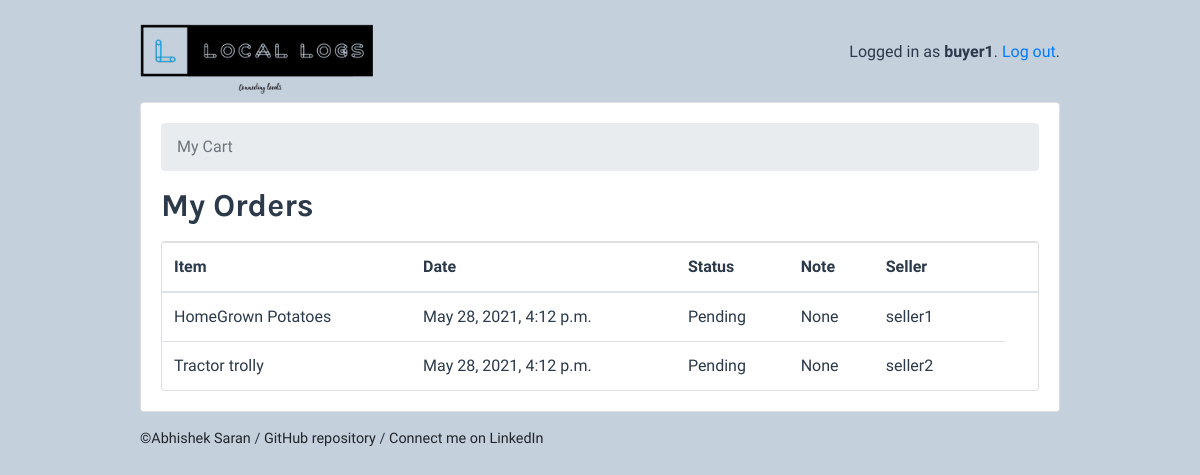
Screenshot of /buyer/cart/ (signed in) with the database file from the repository.
### products/models.py (models this page shows, shortened)
class User (AbstractUser):
	is_seller  = models.BooleanField(default=False)
	is_buyer = models.BooleanField(default=False)
	contact_number = models.IntegerField(null=False)

class Orders(models.Model):
	STATUS = (
			('Pending', 'Pending'),
			('Out for delivery', 'Out for delivery'),
			('Delivered', 'Delivered'),
			)
	owner = models.ForeignKey(User, on_delete=models.CASCADE, related_name ='buyer')
	item = models.ForeignKey(Items, null=True, on_delete= models.SET_NULL)
	date_created = models.DateTimeField(auto_now_add=True, null=True)
	status = models.CharField(max_length=200, null=True, choices=STATUS)
	note = models.CharField(max_length=1000, null=True)

class Items(models.Model):
	CATEGORY = (
			('Fruits', 'Fruits'),
			('Vegetables', 'Vegetables'),
			('Agricultural Tools', 'Agricultural Tools'),
			('Fodder','Fodder'),
			('Dairy products', 'Dairy Products')
			)
	owner = models.ForeignKey(User, on_delete=models.CASCADE, related_name ='seller')
	name = models.CharField(max_length=255)
	category = models.CharField(max_length=200, null=True, choices=CATEGORY)
	description = models.CharField(max_length=200, null=True, blank=True)
	date_created = models.DateTimeField(auto_now_add=True, null=True)
	tags = models.ManyToManyField(Tag, null=True)

### products/views/buyer.py (the view)
# urls.py: path('cart/',buyer.OrdersListView.as_view(), name='orders_list'),
@method_decorator([login_required, buyer_required], name='dispatch')
class OrdersListView(ListView):
    model = Orders
    ordering = ('name',)
    context_object_name = 'orders'
    template_name ='products/buyer/orders_home_list.html'
    success_url = reverse_lazy('buyer:items_list')
    def get_queryset(self):
        queryset = Orders.objects.filter(owner=self.request.user)
        return queryset

### products/templates/products/buyer/orders_home_list.html
{% extends 'base.html' %}
{% block content %}
  <nav aria-label="breadcrumb">
    <ol class="breadcrumb">
      <li class="breadcrumb-item active" aria-current="page">My Cart</li>
    </ol>
  </nav>
  <h2 class="mb-3">My Orders</h2>
  <div class="card">
    <table class="table mb-0">
      <thead>
        <tr>
          <th>Item</th>
          <th>Date</th>
          <th>Status</th>
          <th>Note</th>
          <th>Seller</th>
          <th></th>
          <th></th>
        </tr>
      </thead>
      <tbody>
        {% for order in orders %}
          <tr>
            <td class="align-middle">{{ order.item.name }}</a></td>
            <td class="align-middle">{{ order.date_created }}</td>
            <td class="align-middle">{{ order.status }}</td>
            <td class="align-middle">{{ order.note}}</td>
            <td class="align-middle">{{ order.item.owner }}</td>
            <td class="text-right"></td>
          </tr>
        {% empty %}
          <tr>
            <td class="bg-light text-center font-italic" colspan="5">No item in cart yet.</td>
          </tr>
        {% endfor %}
      </tbody>
    </table>
  </div>
{% endblock %}

### templates/base.html (shortened to what this page needs)
{% load static %}
<!doctype html>
<html lang="en">
  <head>
    <link rel="stylesheet" href="https://maxcdn.bootstrapcdn.com/bootstrap/4.0.0/css/bootstrap.min.css">
    <link rel="stylesheet" type="text/css" href="{% static 'css/app.css' %}">
    {% if user.is_authenticated and user.is_seller %}
      <link rel="stylesheet" type="text/css" href="{% static 'css/seller.css' %}">
    {% else %}
      <link rel="stylesheet" type="text/css" href="{% static 'css/buyer.css' %}">
    {% endif %}
  </head>
  <body>
    <div class="container my-4">
      <div class="row justify-content-center">
        <div class="col-md-10 col-sm-18">
          <div class="row">
            <div class="col-6">
              <h1 class="logo">
                <a href="{% url 'home' %}">
                  <img alt ="Home" src="{% static 'img/logo.png' %}" height ="70" >
                </a>
              </h1>
            </div>
            <div class="col-6 text-right">
              {% if user.is_authenticated %}
                <p class="pt-3">Logged in as <strong>{{ user.username }}</strong>. <a href="{% url 'logout' %}">Log out</a>.</p>
              {% else %}
                <a href="{% url 'login' %}" class="btn btn-light" role="button">Log in</a>
                <a href="{% url 'signup' %}" class="btn btn-primary" role="button">Sign up</a>
              {% endif %}
            </div>
          </div>
          <div class="card mb-3">
            <div class="card-body">
              {% block content %}
              {% endblock %}
            </div>
          </div>
          <footer>
            <a href="tel:9567465230">©Abhishek Saran</a>
            /
            <a href="https://github.com/abhisheksaran/locallogs">GitHub repository</a>
            /
            <a href="https://www.linkedin.com/in/abhishek-saran-2900b/">Connect me on LinkedIn</a>
          </footer>
        </div>
      </div>
    </div>
  </body>
</html>

### static/css/app.css (style rules this page uses)
body { background-color:#fff; font-family: 'Martel', serif; font-weight: 400; color: #2B394A; }
h1, h2, h3, h4, h5, h6 { font-family: 'Karla', sans-serif; font-weight: 700; }
.logo a { color: #212529; text-decoration: none; }
footer { font-size: .9rem; }
footer a { color: #212529; }

### static/css/buyer.css (style rules this page uses)
body { background-color:#C5D0DD; }

### rows the page displays
User: username "buyer1"
Orders: item.name "HomeGrown Potatoes", date_created "May 28, 2021, 4:12 p.m.", status "Pending", note "None", item.owner "seller1"
Orders: item.name "Tractor trolly", date_created "May 28, 2021, 4:12 p.m.", status "Pending", note "None", item.owner "seller2"
